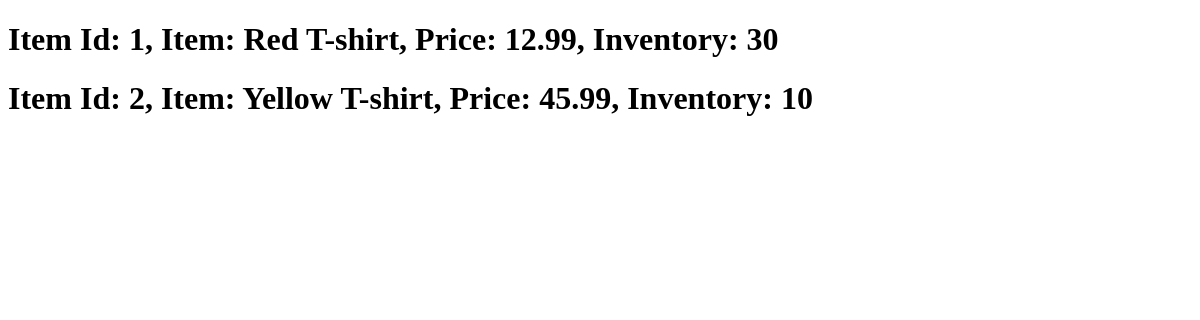
The page /stock/ on the database as committed earlier.
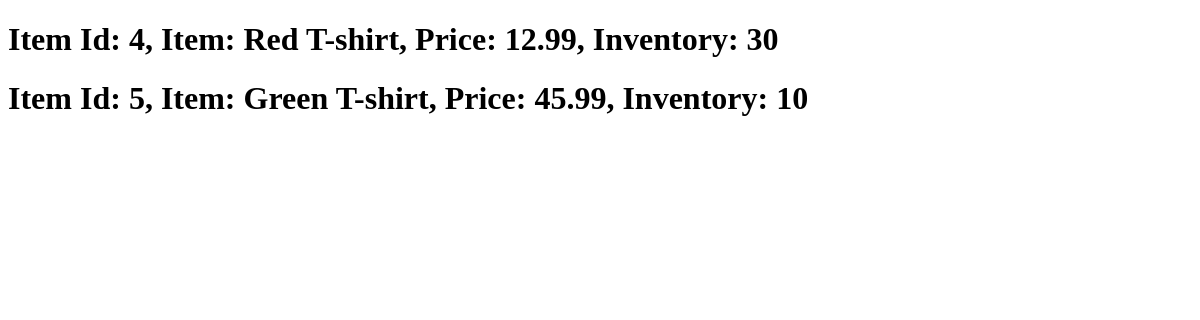
The same page on the database as committed later.
### lite_models/models.py (models this page shows)
class Tshirt(models.Model):
    tshirt_id = models.AutoField(primary_key=True)
    tshirt_name = models.CharField(max_length=30, unique=True)
    price = models.FloatField(validators=[MinValueValidator(0.0)])
    inventory = models.PositiveIntegerField(default=0)
    def __str__(self) -> str:
        return f'Item Id: {self.tshirt_id}, Item: {self.tshirt_name}, Price: {self.price}, Inventory: {self.inventory}'

### transaction/views.py (the view)
# urls.py: path('stock/', views.stock, name='stock'),
def stock(request: HttpRequest) -> HttpRequest:
    context = {'inventory': list(Tshirt.objects.all())}
    return render(request, 'transaction/stock.html', context=context)

### transaction/templates/transaction/stock.html (shortened to what this page needs)
<!DOCTYPE html>
{% load static %}
<html>
<head>
</head>
<body>
  <main>
    {% for value in inventory%}
      <h1>{{value}}</h1>
    {% endfor %}
  </main>
</body>
</html>

Rows that differ between the two databases and show on the page:
removed Tshirt: tshirt_id+tshirt_name+price "Item Id: 1, Item: Red T-shirt, Price: 12.99, Inventory: 30"
removed Tshirt: tshirt_id+tshirt_name+price "Item Id: 2, Item: Yellow T-shirt, Price: 45.99, Inventory: 10"
added Tshirt: tshirt_id+tshirt_name+price "Item Id: 4, Item: Red T-shirt, Price: 12.99, Inventory: 30"
added Tshirt: tshirt_id+tshirt_name+price "Item Id: 5, Item: Green T-shirt, Price: 45.99, Inventory: 10"
